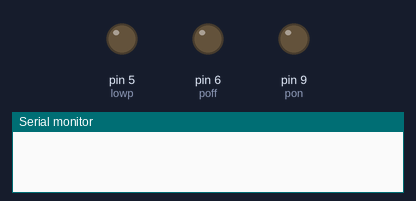
Simulated run of this sketch. Board: Arduino Uno, built for the host (arithmetic inside an expression is 32-bit, double 64-bit). Parts: output pins drawn as LEDs (lit = HIGH), the last lines printed to the serial monitor. The modem accepts every AT command (registered, SIM ready, sends succeed) and sends nothing else.

Above: at 0.0 s.
At 1.1 s:
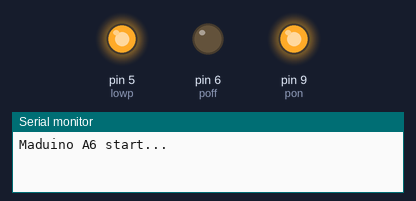
At 4.1 s:
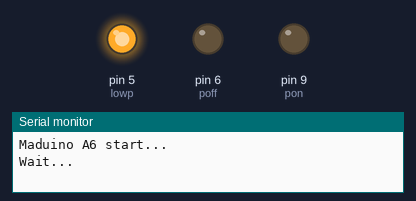
Timing chart, 0 to 5.6 s (numbered marks = the images above):
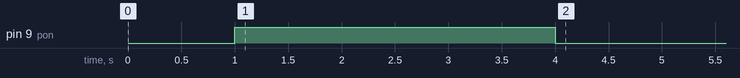

The sketch:

A6_GPRS_FileDownload.ino
```cpp
/*
 * File: A6_GPRS_FileDownload.ino
 *
 * based on https://cdn.rawgit.com/vshymanskyy/TinyGSM/
 * adapted and tested on Maduino A6
 *
 * This sketch connects to a website and downloads a page.
 * It can be used to perform HTTP/RESTful API calls.
 *
 * For this example, you need to install ArduinoHttpClient library:
 *   https://github.com/arduino-libraries/ArduinoHttpClient
 *   or from http://librarymanager/all#ArduinoHttpClient
 *
 * TinyGSM Getting Started guide:
 *   https://tiny.cc/tinygsm-readme
 *
 * For more HTTP API examples, see ArduinoHttpClient library
 *
 * NOTE: This example may NOT work with the XBee because the
 * HttpClient library does not empty to serial buffer fast enough
 * and the buffer overflow causes the HttpClient library to stall.
 * Boards with faster processors may work, 8MHz boards will not.
 **************************************************************/
 #include <ArduinoHttpClient.h>

// Select your modem:
// #define TINY_GSM_MODEM_SIM800
// #define TINY_GSM_MODEM_SIM808
// #define TINY_GSM_MODEM_SIM868
// #define TINY_GSM_MODEM_SIM900
// #define TINY_GSM_MODEM_SIM7000
// #define TINY_GSM_MODEM_UBLOX
// #define TINY_GSM_MODEM_SARAR4
// #define TINY_GSM_MODEM_M95
// #define TINY_GSM_MODEM_BG96
#define TINY_GSM_MODEM_A6
// #define TINY_GSM_MODEM_A7
// #define TINY_GSM_MODEM_M590
// #define TINY_GSM_MODEM_MC60
// #define TINY_GSM_MODEM_MC60E
// #define TINY_GSM_MODEM_ESP8266
// #define TINY_GSM_MODEM_XBEE
// #define TINY_GSM_MODEM_SEQUANS_MONARCH

// Increase RX buffer to capture the entire response
// Chips without internal buffering (A6/A7, ESP8266, M590)
// need enough space in the buffer for the entire response
// else data will be lost (and the http library will fail).
#define TINY_GSM_RX_BUFFER 650

// See all AT commands, if wanted
//#define DUMP_AT_COMMANDS

// Define the serial console for debug prints, if needed
//#define TINY_GSM_DEBUG Serial
//#define LOGGING  // <- Logging is for the HTTP library

// Add a reception delay, if needed
//#define TINY_GSM_YIELD() { delay(1); }

// Set serial for debug console (to the Serial Monitor, default speed 115200)
#define SerialMon Serial

// Set serial for AT commands (to the module)
// Use Hardware Serial on Mega, Leonardo, Micro
//#define SerialAT Serial2  // for M5Stack (ESP32)

// or Software Serial on Uno, Nano, Maduino A6
#include <SoftwareSerial.h>
SoftwareSerial SerialAT(7, 8);

#define TINY_GSM_USE_GPRS true
#define TINY_GSM_USE_WIFI false

// set GSM PIN, if any
#define GSM_PIN ""

// Your GPRS credentials
// Leave empty, if missing user or pass
const char apn[]  = "TM";  // APN for Things Mobile
const char gprsUser[] = "";
const char gprsPass[] = "";
const char wifiSSID[]  = "YourSSID";
const char wifiPass[] = "SSIDpw";

// Server details
const char server[] = "ckuehnel.ch";
const char resource[] = "/text.txt";
const int  port = 80;

#include <TinyGsmClient.h>
#include <ArduinoHttpClient.h>

#ifdef DUMP_AT_COMMANDS
  #include <StreamDebugger.h>
  StreamDebugger debugger(SerialAT, SerialMon);
  TinyGsm modem(debugger);
#else
  TinyGsm modem(SerialAT);
#endif

TinyGsmClient client(modem);
HttpClient http(client, server, port);
//HTTPClient http(client, server, port);

// Maduino A6 pins
const int pon=9, poff=6, lowp=5;

void setup()
{
  // Set console baud rate
  SerialMon.begin(9600);
  delay(1000);
  Serial.println("Maduino A6 start...");
  pinMode(poff, OUTPUT);  //POWER OFF PIN    Active High
  pinMode(lowp, OUTPUT);  //SLEEP PIN        Active LOW
  pinMode(pon,OUTPUT);   //POWER ON PIN     Active High
  digitalWrite(lowp, HIGH);
  digitalWrite(poff, LOW);
  digitalWrite(pon, LOW);
  poweron();
  /*
  // Set your reset, enable, power pins here
  pinMode(20, OUTPUT);
  digitalWrite(20, HIGH);

  pinMode(23, OUTPUT);
  digitalWrite(23, HIGH); */

  SerialMon.println("Wait...");

  // Set GSM module baud rate
  SerialAT.begin(9600);
  delay(3000);

  // Restart takes quite some time
  // To skip it, call init() instead of restart()
  SerialMon.println("Initializing modem...");
  modem.restart();
  // modem.init();

  String modemInfo = modem.getModemInfo();
  SerialMon.print("Modem: ");
  SerialMon.println(modemInfo);

  // Unlock your SIM card with a PIN
  //modem.simUnlock("1234");
}

void loop() {

#if defined TINY_GSM_USE_WIFI && defined TINY_GSM_MODEM_HAS_WIFI
  SerialMon.print(F("Setting SSID/password..."));
  if (!modem.networkConnect(wifiSSID, wifiPass)) {
    SerialMon.println(" fail");
    delay(10000);
    return;
  }
  SerialMon.println(" OK");
#endif

#if TINY_GSM_USE_GPRS && defined TINY_GSM_MODEM_XBEE
  // The XBee must run the gprsConnect function BEFORE waiting for network!
  modem.gprsConnect(apn, gprsUser, gprsPass);
#endif

  SerialMon.print("Waiting for network...");
  if (!modem.waitForNetwork()) {
    SerialMon.println(" fail");
    delay(10000);
    return;
  }
  SerialMon.println(" OK");

  if (modem.isNetworkConnected()) {
    SerialMon.println("Network connected");
  }

#if TINY_GSM_USE_GPRS && defined TINY_GSM_MODEM_HAS_GPRS
    SerialMon.print(F("Connecting to "));
    SerialMon.print(apn);
    if (!modem.gprsConnect(apn, gprsUser, gprsPass)) {
      SerialMon.println(" fail");
      delay(10000);
      return;
    }
    SerialMon.println(" OK");
#endif

  SerialMon.print(F("Performing HTTP GET request... "));
  int err = http.get(resource);
  if (err != 0) {
    SerialMon.println(F("failed to connect"));
    delay(10000);
    return;
  }

  int status = http.responseStatusCode();
  SerialMon.print(F("Response status code: "));
  SerialMon.println(status);
  if (!status) {
    delay(10000);
    return;
  }

  SerialMon.println(F("Response Headers:"));
  while (http.headerAvailable()) {
    String headerName = http.readHeaderName();
    String headerValue = http.readHeaderValue();
    SerialMon.println("    " + headerName + " : " + headerValue);
  }

  int length = http.contentLength();
  if (length >= 0) {
    SerialMon.print(F("Content length is: "));
    SerialMon.println(length);
  }
  if (http.isResponseChunked()) {
    SerialMon.println(F("The response is chunked"));
  }

  String body = http.responseBody();
  SerialMon.println(F("Response:"));
  SerialMon.println(body);

  SerialMon.print(F("Body length is: "));
  SerialMon.println(body.length());

  // Shutdown

  http.stop();
  SerialMon.println(F("Server disconnected"));

#if TINY_GSM_USE_WIFI
    modem.networkDisconnect();
    SerialMon.println(F("WiFi disconnected"));
#endif
#if TINY_GSM_USE_GPRS
    modem.gprsDisconnect();
    SerialMon.println(F("GPRS disconnected"));
#endif

  // Do nothing forevermore
  while (true) {
    delay(1000);
  }
}
```

functions.ino
```cpp
void poweron()
{
  int i=0;
  boolean result = false;
  digitalWrite(pon, HIGH);
  delay(3000);
  digitalWrite(pon, LOW);
 //   SerialAT.flush();
 //   SerialAT.setTimeout(3000);
  SerialAT.println("AT");
  SerialAT.println("AT");
  SerialAT.println("AT");
  SerialAT.println("AT");
  SerialAT.println("AT");
  result = SerialAT.find("OK");
}
```
